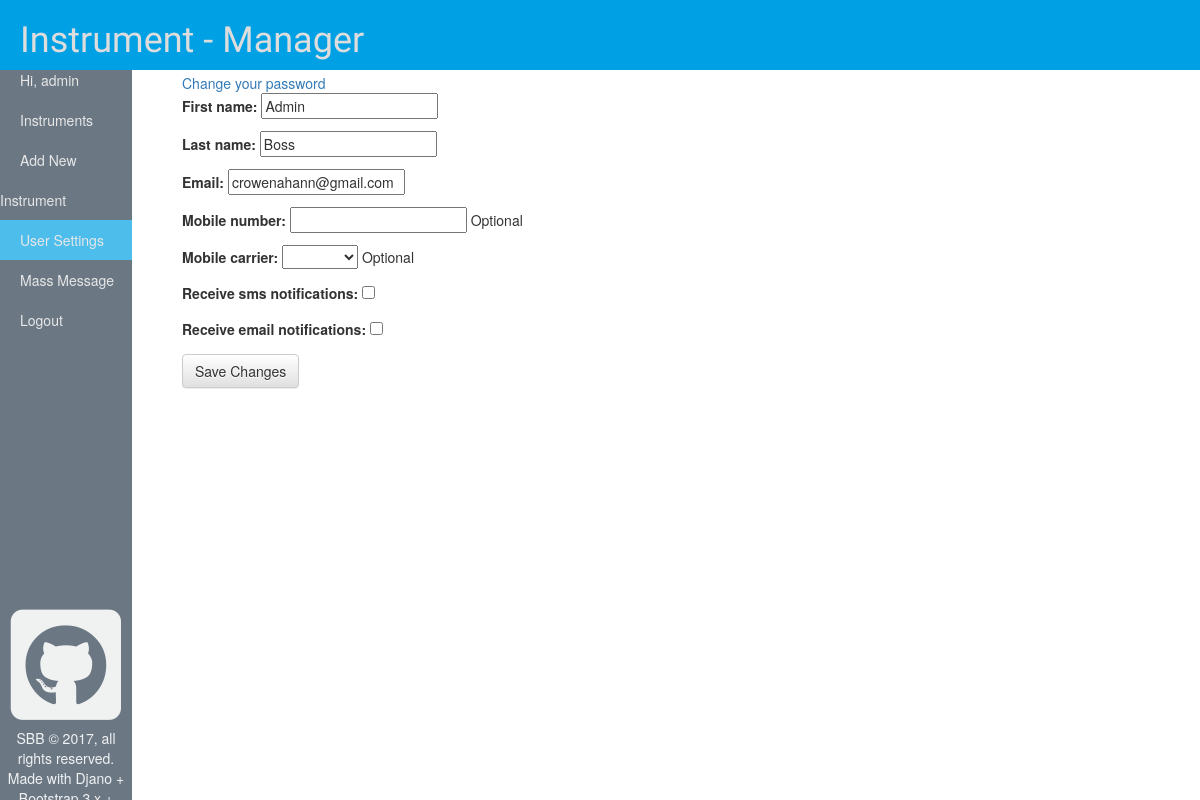
Screenshot of /user/settings/ (signed in) with the database file from the repository.
### blog/models.py (models this page shows, shortened)
class Profile(models.Model):
    user = models.OneToOneField(User, on_delete=models.CASCADE)
    first_name = models.CharField(max_length=30, blank=False)
    last_name = models.CharField(max_length=30, blank=False)
    email = models.EmailField()
    receive_email_notifications = models.BooleanField(default=False)
    mobile_number = models.CharField(
        max_length=15,
        blank=True,
        help_text='Optional'
    )
    carrier_options = (
        (None, ''),
        ('@txt.att.net', 'AT&T'),
        ('@messaging.sprintpcs.com', 'Sprint'),
        ('@tmomail.net', 'T-Mobile'),
        ('@vtext.com', 'Verizon'),
    )
    mobile_carrier = models.CharField(max_length=25, choices=carrier_options, blank=True,
                                      help_text='Optional')
    receive_sms_notifications = models.BooleanField(default=False)

### blog/views.py (the view)
# urls.py: url(r'^user/settings/$', views.user_settings, name='user_settings'),
@login_required
def user_settings(request):
    profile = get_object_or_404(Profile, user=request.user)
    if request.method == 'POST':
        profile_form = ProfileForm(request.POST, instance=profile)
        if profile_form.is_valid():
            profile = profile_form.save()
            profile.save()
            return redirect('instrument_list')
        else:
            print(profile_form.errors)
    else:
        profile_form = ProfileForm(instance=profile)
    return render(request, 'blog/user_settings.html', {'profile_form': profile_form})

### blog/forms.py (shortened to what this page needs)
class ProfileForm(forms.ModelForm):
    class Meta:
        model = Profile
        fields = ('first_name', 'last_name', 'email', 'mobile_number', 'mobile_carrier','receive_sms_notifications', 'receive_email_notifications')

### blog/templates/blog/user_settings.html
{% extends 'blog/base.html' %}
{% block userSettings %}class="active"{% endblock %}
{% block content %}
    <div class="detail">
        <div class="user-settings-page">
            <div class="user-settings-elements">
                <a href="{% url 'password_change' %}">Change your password</a>
                <form method="POST" class="post-form">{% csrf_token %}
                    {{ profile_form.as_p }}
                    <button type="submit" class="save btn btn-default">Save Changes</button>
                </form>
            </div>
        </div>
    </div>
{% endblock %}

### blog/templates/blog/base.html (shortened to what this page needs)
{% load staticfiles %}
<html>
    <head>
        <link rel="stylesheet" href="//maxcdn.bootstrapcdn.com/bootstrap/3.3.7/css/bootstrap.min.css">
        <link rel="stylesheet" href="//maxcdn.bootstrapcdn.com/bootstrap/3.3.7/css/bootstrap-theme.min.css">
        <link rel="stylesheet" href="{% static 'css/blog.css' %}">
        <link rel="stylesheet" href="https://use.fontawesome.com/releases/v5.7.1/css/all.css">
    </head>
<body>
    <div id="wrapper">
        <div id="topbar-wrapper">
            <div class="topbar-nav">
                <h1><a href="/">Instrument - Manager</a></h1>
            </div>
        </div>
        <div id="sidebar-wrapper">
            <ul class="sidebar-nav">
                <li> Hi, {{user}}</a> </li>
                <li {% block instruments %}{% endblock %}><a href="/">Instruments</a> </li>
                {% if user.is_staff %}
                    <li {% block instrumentsNew %}{% endblock %}><a href="{% url 'instrument_new' %}">Add New Instrument</a> </li>
                {% endif %}
                <li {% block userSettings %}{% endblock %}><a href="{% url 'user_settings' %}">User Settings</a> </li>
                {% if user.is_staff %}
                    <li {% block massMessage %}{% endblock %}><a href="{% url 'mass_message' %}">Mass Message</a> </li>
                {% endif %}
                <li {% block logoutConfirm %}{% endblock %}><a href="{% url 'logout_confirm' %}">Logout</a> </li>
            </ul>
            <div class="sidebar-icon">
                <a href="https://github.com/stbarillas/Instrument-Manager">
                    <i class="login-github fab fa-github-square fa-9x"></i>
                </a>
                <p>SBB © 2017, all rights reserved. Made with Djano + Bootstrap 3.x + Celery </p>
            </div>
        </div>
        <div id="page-content-wrapper">
            <div class="page-content">
                {% block content %}
                {% endblock %}
            </div>
        </div>
    </div>
</body>

### blog/static/css/blog.css (style rules this page uses)
#topbar-wrapper { z-index: 2; position: absolute; width: 100%; height: 7%; min-height: 70px; background: #00A1E4; }
#sidebar-wrapper { z-index: 1; position: absolute; width: 11%; height: 100%; overflow-y: visible; overflow-x: hidden; background: #2C3E50; padding-top: 5%; opacity: .90; opacity: 0.7; }
#page-content-wrapper { width: 100%; height: 100%; overflow: scroll; position: absolute; padding: 13px; padding-left: 11%; padding-top: 6.1%; }
.sidebar-nav { padding: 0; list-style: none; }
.sidebar-nav li { text-indent: 20px; line-height: 40px; }
.sidebar-nav li { display: block; text-decoration: none; color: #ddd; }
.sidebar-nav li.active { background: #00A1E4; }
.sidebar-nav li a { display: block; text-decoration: none; color: #ddd; }
.sidebar-icon { text-align: center; color: white; margin: 0; position: absolute; top: 90%; left: 50%; transform: translate(-50%, -50%); background-color: none; opacity: 0.9; width: 95%; }
.sidebar-icon a { color: white; }
.topbar-nav { padding: 0; list-style: none; }
.topbar-nav h1 { text-indent: 20px; line-height: 40px; color: #FFFFFF; }
.topbar-nav h1 a { display: block; text-decoration: none; color: #ddd; }
h1, h2, h3, h4 { font-family: 'Lobster', cursive; }
.detail { padding-left: 50px; }

### rows the page displays
Profile: first_name "Admin", last_name "Boss", email "crowenahann@gmail.com"

### other values shown
{{ user }} "admin"
